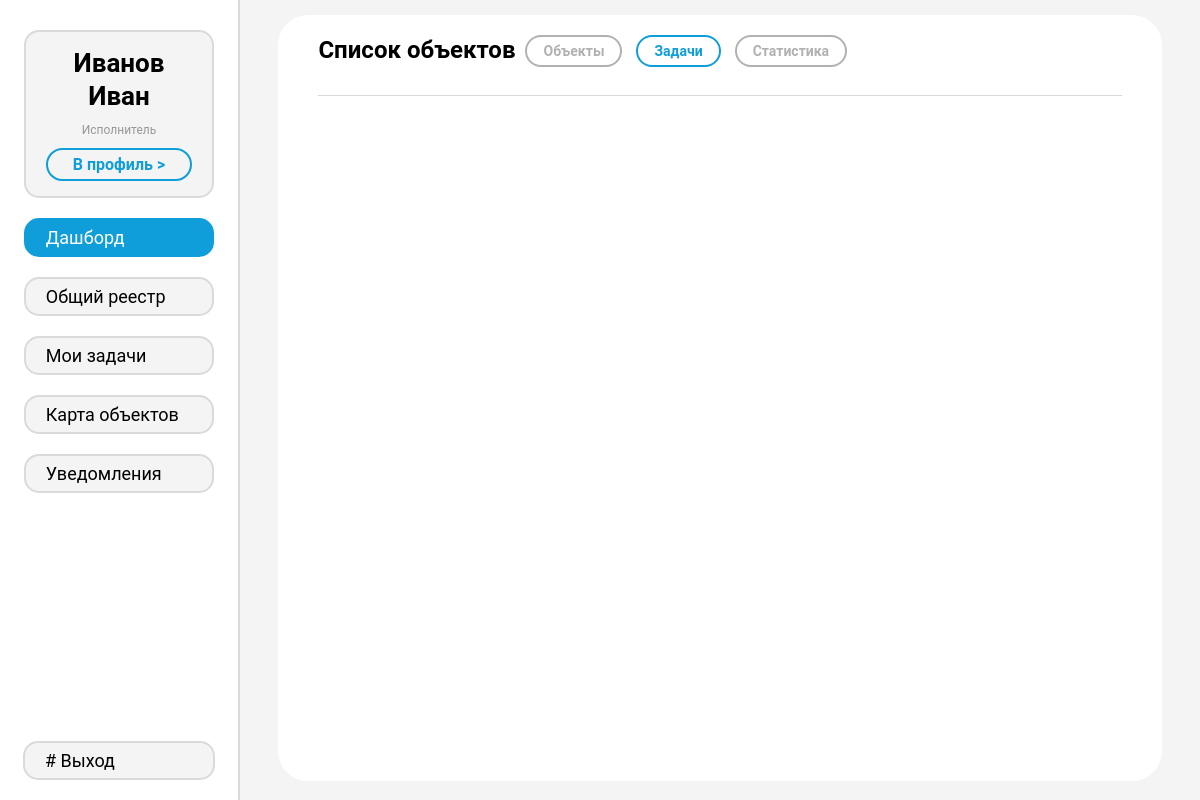
Page /dashboard/tasks (signed in) on the earlier database version.
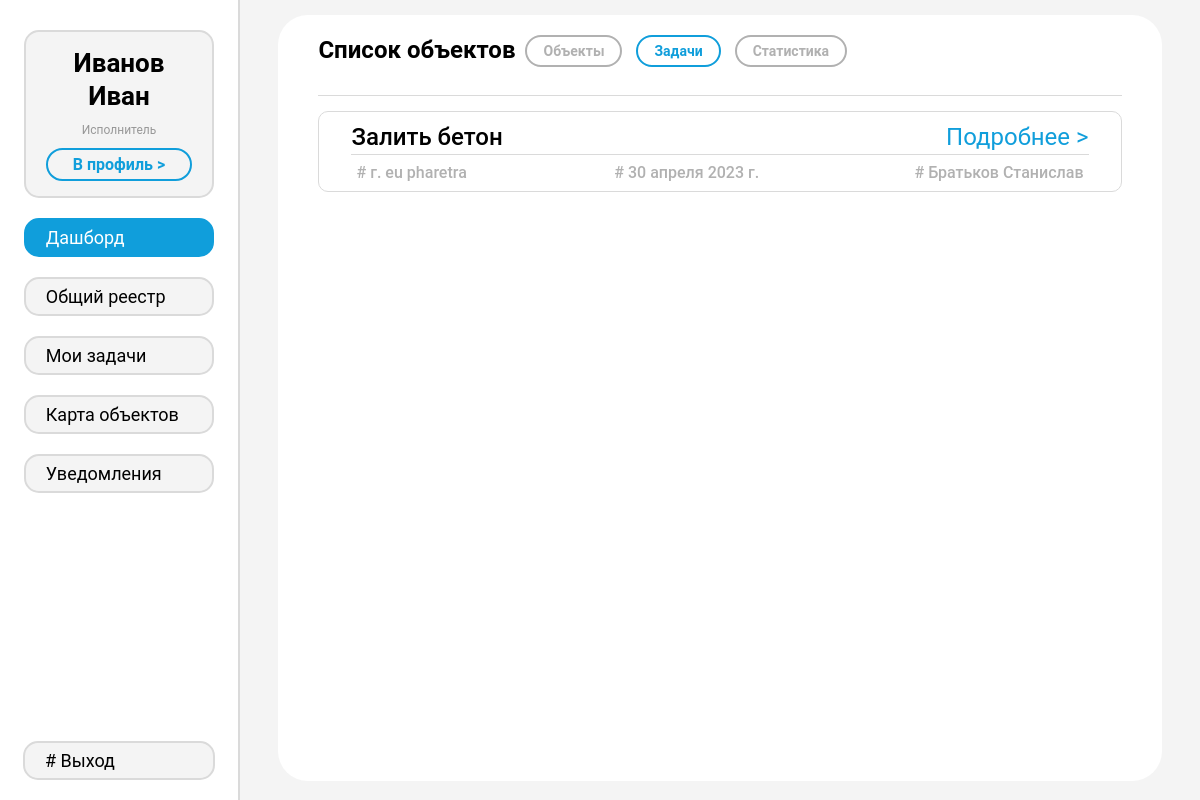
Same page on the later database version.
### tasks/models.py (models this page shows)
class TaskTable(models.Model):
    user = models.ForeignKey(User, on_delete=models.CASCADE)
    label = models.CharField(max_length=50)
    task = models.TextField()
    object = models.ForeignKey(ObjectTable, on_delete=models.CASCADE)
    date = models.DateField()
    comment = models.TextField(blank=True)
    photo = models.ImageField(blank=True, upload_to='photos/done/%Y/%m/%d/')
    done = models.BooleanField(default=False)

### objects/models.py (models this page shows)
class ObjectTable(models.Model):
    address = models.TextField(blank=False)
    administrate_county = models.CharField(max_length=6, blank=False)
    cod_number = models.CharField(max_length=16, blank=True)
    ind_zone = models.BooleanField(default=False)
    date = models.DateField(auto_now=True)
    area = models.CharField(max_length=100)
    comments = models.TextField()
    rev_count = models.IntegerField()
    type_obj = models.CharField(max_length=30)
    state_obj = models.CharField(max_length=100)
    sqr = models.IntegerField()
    own = models.CharField(max_length=100)
    actual_user = models.CharField(max_length=100)
    n_prot = models.CharField(max_length=100)
    city = models.CharField(max_length=100)
    check_company = models.CharField(max_length=100)
    law = models.CharField(max_length=100)
    photo = models.ImageField(blank=True, upload_to='photos/%Y/%m/%d/', default='')

### users/models.py (models this page shows)
class Profile(models.Model):
    user = models.OneToOneField(User, on_delete=models.CASCADE)
    s_name = models.CharField(max_length=100, blank=True)
    name = models.CharField(max_length=100, blank=True)
    p_series = models.CharField(max_length=4, blank=True)
    p_number = models.CharField(max_length=6, blank=True)
    org = models.CharField(max_length=100, blank=True)
    job_title = models.CharField(max_length=100, blank=True)

### objects/views.py (the view)
# urls.py: path('dashboard/<str:item>', dashboard, name='dashboard'),
def dashboard(request, item='objects'):
    if item == 'objects':
        a_cards = ObjectTable.objects.order_by('date')
        cards = []
        y = 0
        for i in a_cards:
            time_now = datetime.date.today()
            if int((time_now - i.date).days) < 5:
                b = [i, 'card-date-red']
            elif 5 <= int((time_now - i.date).days) < 10:
                b = [i, 'card-date-yellow']
            elif 10 <= int((time_now - i.date).days) < 20:
                b = [i, 'card-date-orange']
            else:
                b = [i, 'card-date-green']
            cards.append(i)
            y += 1
            if y == 6:
                break
        data = {
            'cards': cards
        }
        return render(request, 'objects/objects.html', data)
    elif item == 'tasks':
        all_tasks = TaskTable.objects.order_by('date').filter(done=False)
        y = 0
        tasks = []
        for i in all_tasks:
            tasks.append(i)
            y += 1
            if y == 5:
                break
        data = {
            'tasks': tasks
        }
        return render(request, 'objects/tasks.html', data)
    elif item == 'stats':
        data = {
        }
        return render(request, 'objects/stats.html', data)

### objects/templates/objects/tasks.html
{% extends 'objects/base_obj.html' %}
{% load static %}
{% block header %}
    <div class="content-header">
        <div class="content-title">Список объектов</div>
        <div class="content-header-buttons">
            <a href="{% url 'dashboard' 'objects' %}"
               class="objects-btn btn ">Объекты</a>
            <a href="{% url 'dashboard' 'tasks' %}" class="tasks-btn btn content-header-buttons-this-page">Задачи</a>
            <a href="{% url 'dashboard' 'stats' %}" class="stats-btn btn">Статистика</a>
        </div>
    </div>
{% endblock %}
{% block in_content %}
    <div class="content-tasks">
    {% for i in tasks %}
        <div class="card-task">
            <div class="card-task-container">
                <div class="card-row-up">
                    <div class="card-task-title">{{ i.label }}</div>
                    <a class="card-task-more" href="{% url 'task' i.id %}">Подробнее ></a>
                </div>
                <div class="card-row-down">
                    <div class="card-task-address"># г. {{ i.object.city }} {{ i.object.address }}</div>
                    <div class="card-task-date"># {{ i.date}}</div>
                    <div class="card-task-working"># {{ i.user.profile.s_name }} {{ i.user.profile.name }}</div>
                </div>
            </div>
        </div>
    {% endfor %}
    </div>
{% endblock %}

Differences in the rows shown:
added TaskTable: label "Залить бетон", object.city "eu", object.address "pharetra", date "30 апреля 2023 г.", user.profile.s_name "Братьков", user.profile.name "Станислав"
